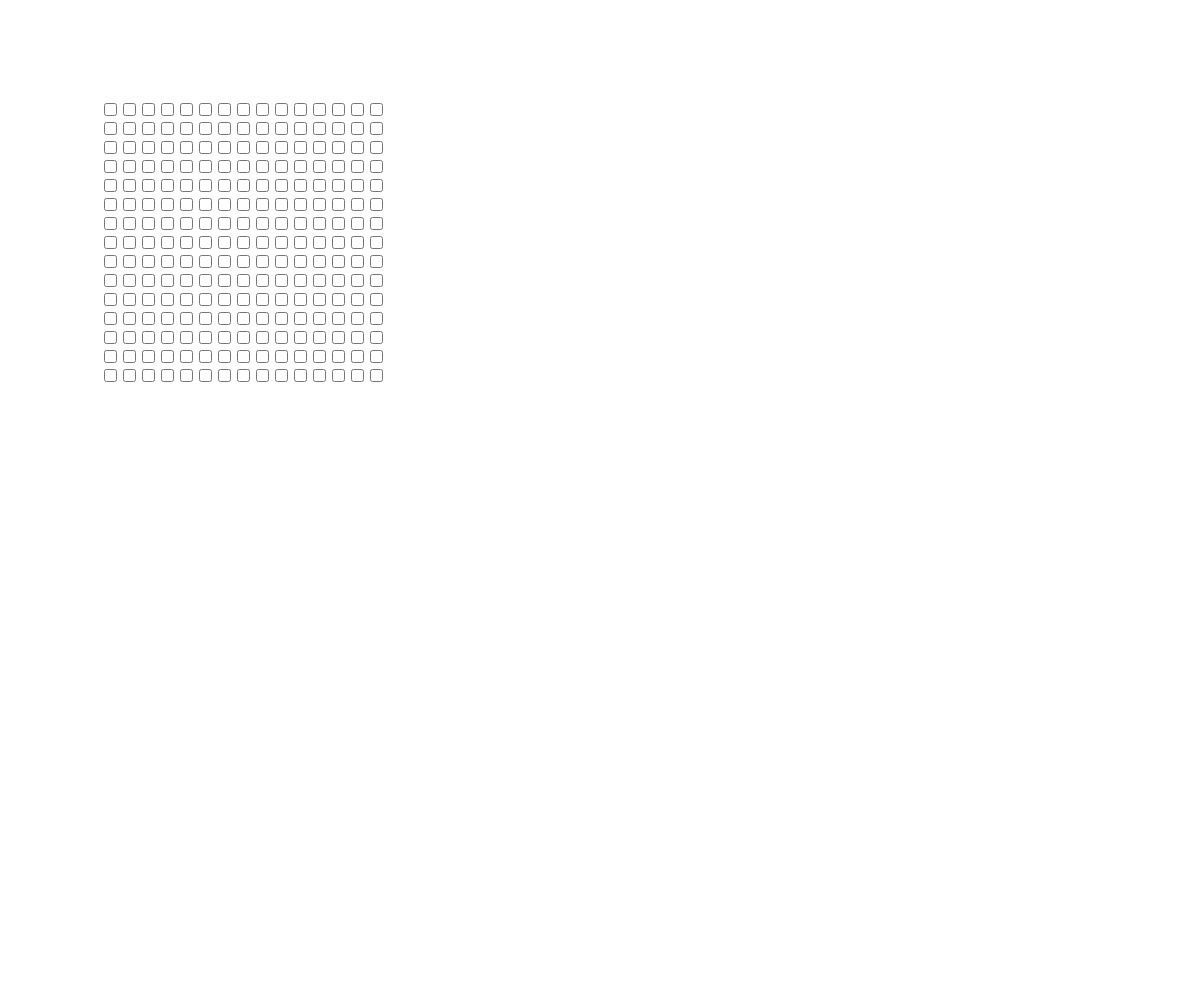
Frame 1 (no input)
Frame 60 (no input): identical to frame 1, image omitted
Frame 120 (the mouse pressed at the canvas centre since frame 60): identical to frame 1, image omitted

The p5.js sketch that drew this single still picture (run headless with seeded random() and noise() and a simulated clock; from frame 60 on, the mouse is pressed at the canvas centre):

// p5.js sketch
// ── sketch.js
curMap = [];
newMap = [];

rows = 15;
colms = 15;

checkboxSize = 19;
mapOffsetX = 100;
mapOffsetY = 100;

function setup() {
	createCanvas(windowWidth,windowHeight);
	initilizeMap();
}

function draw() {

}

function mouseClicked()
{
	console.log(checkboxes[1].checked);
}

function initilizeMap()
{
	for(var i = 0; i < colms; i++)
	{
		for(var j = 0; j < rows; j++)
		{
			curMap.push([i,j]);
			curMap[i][j] = true;

			tCheckbox = createCheckbox(' ', false);
			tCheckbox.position(mapOffsetX + (checkboxSize * i), mapOffsetY + (checkboxSize * j));
			tCheckbox.class('checkbox-grass');
		}
	}
}

function human(x,y)
{
	this.posX = x;
	this.posY = y;

	
}
